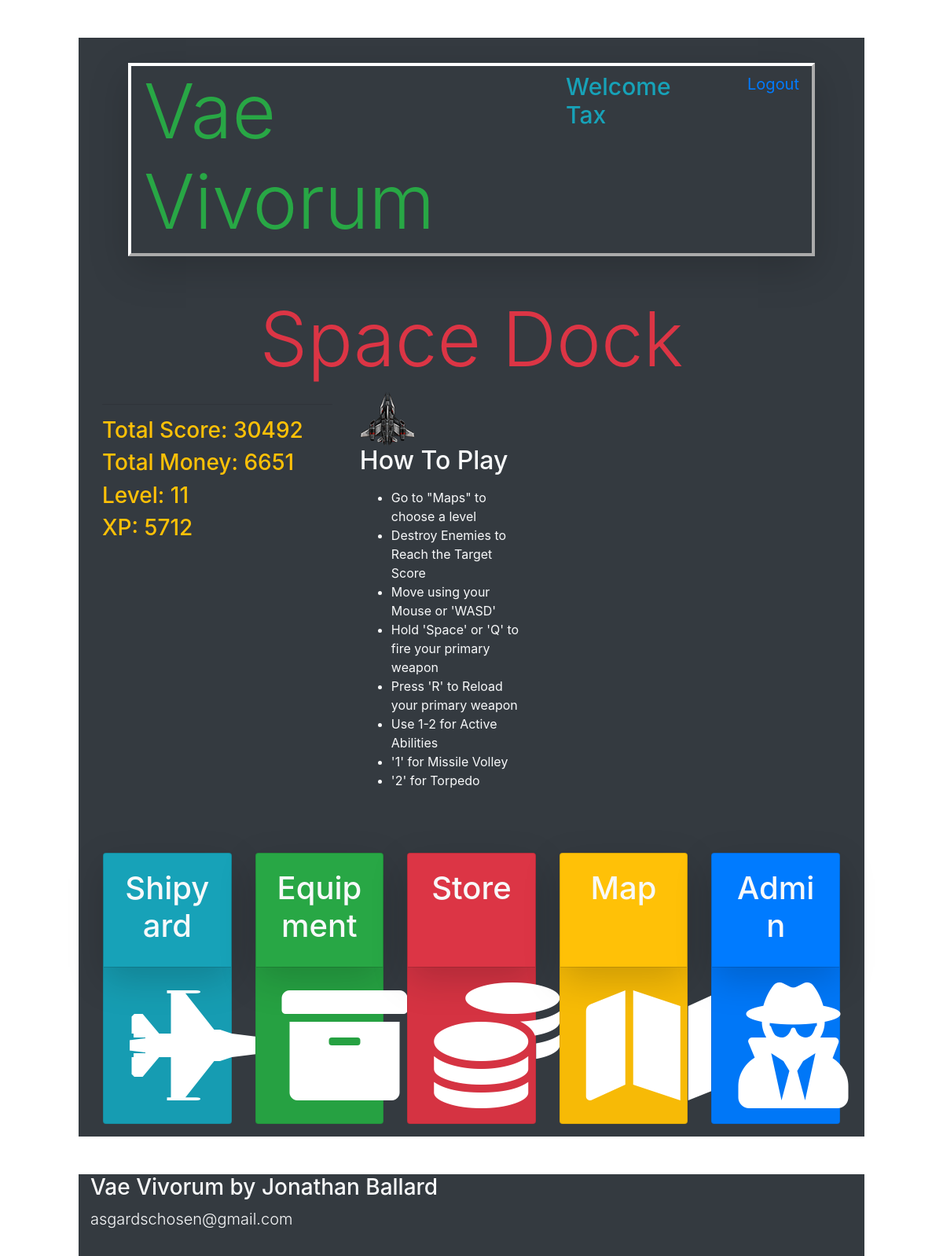
The app's page /dock (signed in), older data.
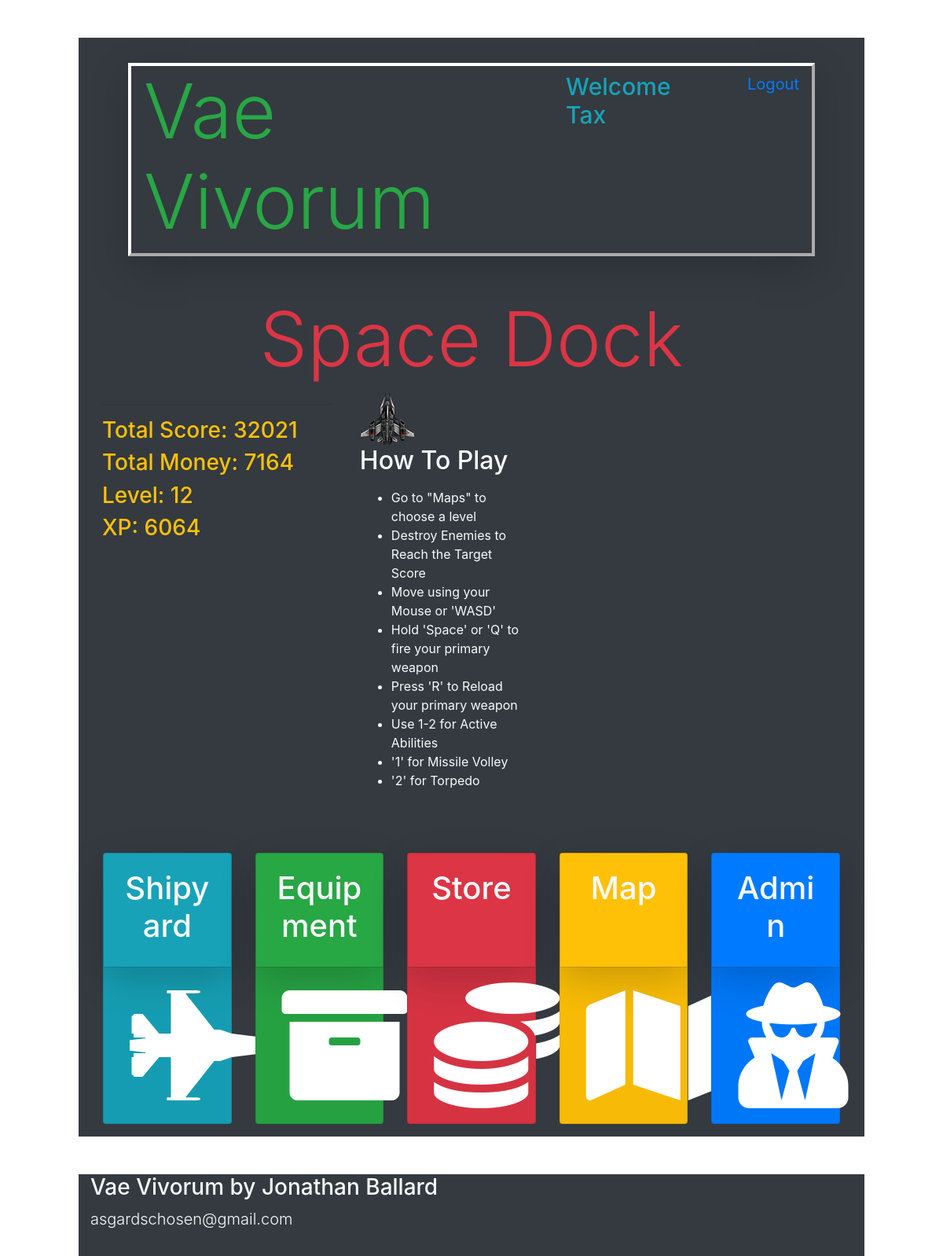
The same page, newer data.
### models.py (models this page shows)
class Users(db.Model):
    __tablename__ = "Users"
    id = db.Column(db.Integer, primary_key=True)
    username = db.Column(db.String(255))
    email = db.Column(db.String(255))
    password = db.Column(db.String(255))
    created_at = db.Column(db.DateTime)
    updated_at = db.Column(db.DateTime)
    current_kills = db.Column(db.Integer, default=0)
    current_score = db.Column(db.Integer, default=0)
    current_money = db.Column(db.Integer, default=0)
    current_xp = db.Column(db.Integer, default=0)
    current_level = db.Column(db.Integer, default=0)
    active_ship = db.Column(db.Integer, default=0)
    abilityPointsEarned = db.Column(db.Integer, default=0)
    abilityPointsSpent = db.Column(db.Integer, default = 0)
    passive1 = db.Column(db.Integer, default=0)
    passive2 = db.Column(db.Integer, default=0)
    passive3 = db.Column(db.Integer, default=0)
    passive4 = db.Column(db.Integer, default=0)
    passive5 = db.Column(db.Integer, default=0)
    passive6 = db.Column(db.Integer, default=0)
    passive7 = db.Column(db.Integer, default=0)
    passive8 = db.Column(db.Integer, default=0)
    passive9 = db.Column(db.Integer, default=0)
    passive10 = db.Column(db.Integer, default=0)
    passive11 = db.Column(db.Integer, default=0)
    passive12 = db.Column(db.Integer, default=0)
    passive13 = db.Column(db.Integer, default=0)
    passive14 = db.Column(db.Integer, default=0)
    passive15 = db.Column(db.Integer, default=0)
    passive16 = db.Column(db.Integer, default=0)
    passive17 = db.Column(db.Integer, default=0)
    passive18 = db.Column(db.Integer, default=0)
    passive19 = db.Column(db.Integer, default=0)
    passive20 = db.Column(db.Integer, default=0)
    character_active_ability_id = db.Column(db.Integer, db.ForeignKey("Active_Abilities.id", ondelete="cascade"))
    passive_abilities_this_user_has = db.relationship('User_Character', backref="characters_that_have_this_passive")

### app.py (the view)
@app.route('/dock')
def dock():
    if 'id' in session:
        loggedInUser = Users.query.get(session['id'])
    else:
        return redirect('/')
    print('CURRENT SESSION USER: ', session['id'])
    return render_template("dock.html", thisUser = loggedInUser)

### templates/dock.html (shortened to what this page needs)
<!DOCTYPE html>
<html lang="en">
<head>
    <link rel="stylesheet" href="https://stackpath.bootstrapcdn.com/bootstrap/4.4.1/css/bootstrap.min.css">
    <link rel="stylesheet" href="https://cdnjs.cloudflare.com/ajax/libs/font-awesome/5.11.2/css/all.css" />
    <link rel="stylesheet" type="text/css" href="{{ url_for('static', filename='css/style.css') }}">
</head>
<body>
    <div class="container bg-dark mt-5 text-warning pt-3 col-xl-10">
        <div id="topbar" class="d-flex flex-row mb-5 mx-5 mt-3 vaeBorder shadow-lg">
            <h1 class="display-1 d-inline-flex text-success ml-3">Vae Vivorum</h1>
            <h4 class="ml-auto d-inline-flex mt-2 text-info welcomeText" >Welcome {{ thisUser.username }}</h4>
            <a class="ml-5 d-inline-flex mt-2 mr-3 logoutLink" href="/logout">Logout</a>
        </div>
        <h1 class="display-1 text-center text-danger">Space Dock</h1>
        <div class="container col-xl-4 bg-dark align-top d-inline-block">
            <hr>
            <h3>Total Score: {{ thisUser.current_score }}</h3>
            <h3>Total Money: {{ thisUser.current_money }}</h3>
            <h3>Level: {{ thisUser.current_level }}</h3>
            <h3>XP: {{ thisUser.current_xp }}</h3>
        </div>
        <div class="container bg-dark text-light d-inline-block col-xl-3 align-top">
            <img class="d-inline-block align-top" id="playershipDashboard" src="../static/img/ships/player.png" alt="spaceship">
            <h2>How To Play</h2>
            <ul class="d-inline-block mt-2">
                <li>Go to "Maps" to choose a level</li>
                <li>Destroy Enemies to Reach the Target Score</li>
                <li>Move using your Mouse or 'WASD'</li>
                <li>Hold 'Space' or 'Q' to fire your primary weapon</li>
                <li>Press 'R' to Reload your primary weapon</li>
                <li>Use 1-2 for Active Abilities</li>
                <li>'1' for Missile Volley</li>
                <li>'2' for Torpedo</li>
            </ul>
        </div>
        <div class="card-deck iconDiv mt-5 p-3">
            <div class="card iconCard bg-info">
                <div class="card-body shadow-lg">
                    <h1 class="card-title mb-2 text-light text-center">Shipyard</h1>
                </div>
                <div class="card-footer">
                    <a href="/ships"><div class="linkIcon"><i class="img-fluid btn fas fa-10x fa-fighter-jet"></i></div></a>
                </div>
            </div>
            <div class="card iconCard bg-success">
                <div class="card-body shadow-lg">
                    <h1 class="card-title mb-2 text-light text-center">Equipment</h1>
                </div>
                <div class="card-footer">
                    <a href="/equipment"><div class="linkIcon"><i class="img-fluid btn fas fa-10x fa-archive"></i></div></a>
                </div>
            </div>
            <div class="card iconCard bg-danger">
                <div class="card-body shadow-lg">
                    <h1 class="card-title mb-2 text-light text-center">Store</h1>
                </div>
                <div class="card-footer">
                    <a href="/store"><div class="linkIcon"><i class="img-fluid btn fas fa-10x fa-coins"></i></div></a>
                </div>
            </div>
            <div class="card iconCard bg-warning">
                <div class="card-body shadow-lg">
                    <h1 class="card-title mb-2 text-light text-center">Map</h1>
                </div>
                <div class="card-footer">
                    <a href="/map"><div class="linkIcon"><i class="img-fluid btn fas fa-10x fa-map"></i></div></a>
                </div>
            </div>
            {% if thisUser.username == "Tax" or thisUser.id == 1 %}
                <div class="card iconCard bg-primary">
                    <div class="card-body shadow-lg">
                        <h1 class="card-title mb-2 text-light text-center">Admin</h1>
                    </div>
                    <div class="card-footer">
                        <a href="/admin"><div class="linkIcon"><i class="img-fluid btn fas fa-10x fa-user-secret"></i></div></a>
                    </div>
                </div>
            {% endif %}
        </div>
    </div>
    <div id="bottombar" class="container bg-dark col-xl-10 mt-5 pb-3 text-light">
        <h3>Vae Vivorum by Jonathan Ballard</h3>
        <p class="lead">asgardschosen@gmail.com</p>
    </div>
</body>
</html>

### static/css/style.css (style rules this page uses)
#playershipDashboard { width: 70px; height: 69px; }
.linkIcon { display: block; text-align: center; }
.fas { color: white; }
.vaeBorder { border: 4px outset white; }
.logoutLink { font-size: 20px; }
.welcomeText { font-size: 30px; }

Row changes from the older to the newer data that the page shows:
changed Users "Tax": current_score "30492" → "32021"; current_money "6651" → "7164"; current_level "11" → "12"; current_xp "5712" → "6064"
